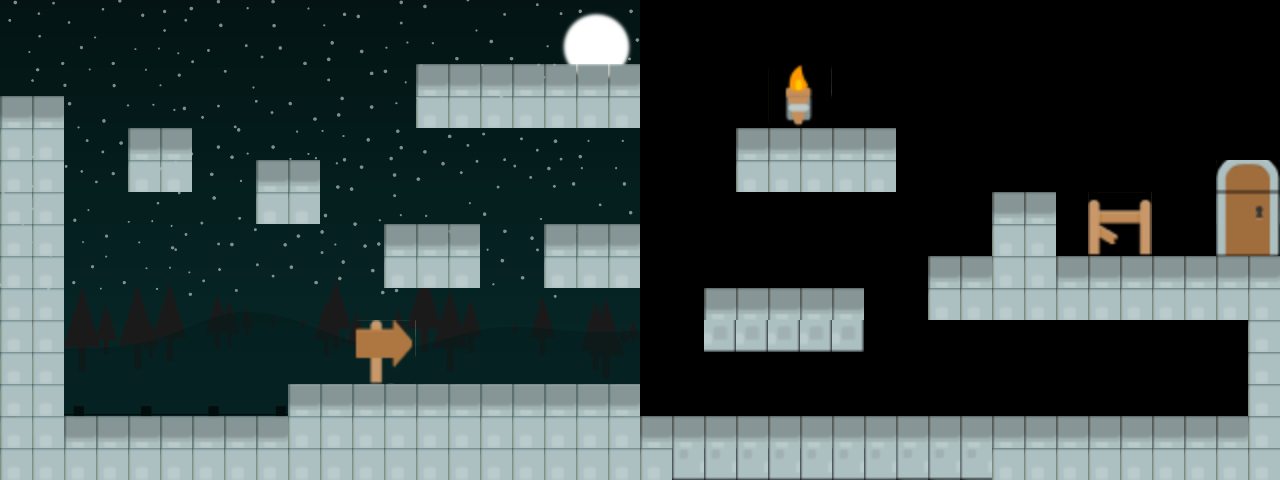

Tiled map render using the project's own tile images. Description and the map definition, with tile-layer contents summarised, below:
An orthogonal 40x15 tile map with 32x32 px tiles, 1 tile layer (background), 3 tilesets, 1 image layer and 34 objects (10x platform, 7x CoinEntity, 4x EnemyEntity, mainPlayer, me.LevelEntity, ...).

<map version="1.2" tiledversion="1.2.5" orientation="orthogonal" renderorder="right-down" width="40" height="15" tilewidth="32" tileheight="32" infinite="0" nextlayerid="11" nextobjectid="48">
 <tileset firstgid="1" name="area01_level_tiles" tilewidth="32" tileheight="32" tilecount="140" columns="20">
  <image source="../img/map/area01_level_tiles.png" width="640" height="241" />
 </tileset>
 <tileset firstgid="141" name="tiles" tilewidth="32" tileheight="32" tilecount="156" columns="12">
  <image source="../img/map/tiles.png" width="384" height="416" />
 </tileset>
 <tileset firstgid="297" name="tiles_large" tilewidth="32" tileheight="32" tilecount="624" columns="24">
  <image source="../img/map/tiles_large.png" width="768" height="832" />
 </tileset>
 <imagelayer id="9" name="Background">
  <image source="../img/area03_bkg.png" width="640" height="480" />
  <properties>
   <property name="ratio" type="float" value="0.34999999999999998" />
  </properties>
 </imagelayer>
 <layer id="3" name="background" width="40" height="15">
  <data>[600 cells, 212 non-empty, 24 distinct tile ids]</data>
 </layer>
 <objectgroup color="#ff0000" id="4" name="EnemyEntities" offsetx="-1" offsety="-1">
  <object id="1" name="EnemyEntity" x="65" y="353" width="216" height="64">
   <properties>
    <property name="framewidth" value="32" />
    <property name="image" value="spinning_coin_gold" />
   </properties>
  </object>
  <object id="34" name="EnemyEntity" x="293" y="319" width="345" height="64">
   <properties>
    <property name="framewidth" value="32" />
    <property name="image" value="spinning_coin_gold" />
   </properties>
  </object>
  <object id="35" name="EnemyEntity" x="643" y="355" width="350" height="64">
   <properties>
    <property name="framewidth" value="32" />
    <property name="image" value="spinning_coin_gold" />
   </properties>
  </object>
  <object id="38" name="EnemyEntity" x="706" y="223" width="155" height="64">
   <properties>
    <property name="framewidth" value="32" />
    <property name="image" value="spinning_coin_gold" />
   </properties>
  </object>
 </objectgroup>
 <objectgroup color="#00ff00" id="5" name="Entities">
  <object id="2" name="mainPlayer" x="6" y="51" width="55" height="43">
   <properties>
    <property name="framewidth" value="55" />
    <property name="image" value="gripe_run_right" />
   </properties>
  </object>
  <object id="3" name="CoinEntity" x="416" y="192" width="32" height="32">
   <properties>
    <property name="framewidth" value="32" />
    <property name="image" value="spinning_coin_gold" />
   </properties>
  </object>
  <object id="4" name="CoinEntity" x="576" y="192" width="32" height="32">
   <properties>
    <property name="framewidth" value="32" />
    <property name="image" value="spinning_coin_gold" />
   </properties>
  </object>
  <object id="5" name="CoinEntity" x="288" y="128" width="32" height="32">
   <properties>
    <property name="framewidth" value="32" />
    <property name="image" value="spinning_coin_gold" />
   </properties>
  </object>
  <object id="6" name="CoinEntity" x="128" y="96" width="32" height="32">
   <properties>
    <property name="framewidth" value="32" />
    <property name="image" value="spinning_coin_gold" />
   </properties>
  </object>
  <object id="7" name="CoinEntity" x="959" y="223" width="32" height="32">
   <properties>
    <property name="framewidth" value="32" />
    <property name="image" value="spinning_coin_gold" />
   </properties>
  </object>
  <object id="8" name="CoinEntity" x="1024" y="160" width="32" height="32">
   <properties>
    <property name="framewidth" value="32" />
    <property name="image" value="spinning_coin_gold" />
   </properties>
  </object>
  <object id="9" name="CoinEntity" x="1020" y="382" width="32" height="32">
   <properties>
    <property name="framewidth" value="32" />
    <property name="image" value="spinning_coin_gold" />
   </properties>
  </object>
  <object id="33" name="me.LevelEntity" x="1248" y="160" width="32" height="96">
   <properties>
    <property name="to" value="area01" />
   </properties>
  </object>
  <object id="39" name="CandyEntity" x="521" y="26" width="42" height="35">
   <properties>
    <property name="framewidth" value="42" />
    <property name="image" value="eyecandy_1" />
   </properties>
  </object>
 </objectgroup>
 <objectgroup id="10" name="MouseEntities">
  <object id="46" name="MouseEntity" x="739" y="65" width="148" height="60" />
 </objectgroup>
 <objectgroup color="#ff0000" id="7" name="collision">
  <object id="16" x="0" y="96" width="64" height="256" />
  <object id="18" x="0" y="352" width="62" height="128" />
  <object id="19" x="32" y="416" width="256" height="64" />
  <object id="20" x="288" y="384" width="352" height="96" />
  <object id="21" x="640" y="416" width="639" height="64" />
  <object id="22" x="1248" y="256" width="32" height="159" />
  <object id="23" type="platform" x="128" y="128">
   <polyline points="0,0 64,0" />
  </object>
  <object id="24" x="0" y="0">
   <polyline points="0,0 0,64 0,96" />
  </object>
  <object id="25" type="platform" x="256" y="160">
   <polyline points="0,0 64,0" />
  </object>
  <object id="26" type="platform" x="384" y="224">
   <polyline points="0,0 96,0" />
  </object>
  <object id="27" type="platform" x="704" y="288">
   <polyline points="0,0 160,0" />
  </object>
  <object id="28" type="platform" x="928" y="256">
   <polyline points="0,0 64,0" />
  </object>
  <object id="29" type="platform" x="992" y="192">
   <polyline points="0,0 64,0" />
  </object>
  <object id="30" type="platform" x="1056" y="256">
   <polyline points="0,0 192,0" />
  </object>
  <object id="36" type="platform" x="545" y="225">
   <polyline points="0,0 96,0" />
  </object>
  <object id="40" type="platform" x="738" y="128">
   <polyline points="0,0 152,0" />
  </object>
  <object id="41" type="platform" x="416" y="63">
   <polyline points="0,0 225,0" />
  </object>
  <object id="44" x="1087" y="212.5" width="63" height="42" />
  <object id="45" x="992.5" y="194" width="64" height="92" />
 </objectgroup>
</map>
